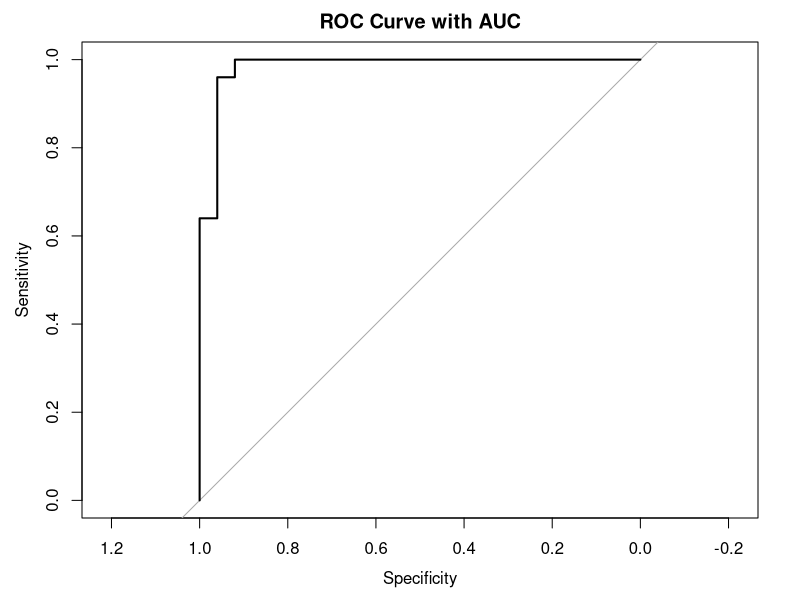

Here is the R script that generated this plot:
## ---- chunk 1
knitr::opts_chunk$set(echo = TRUE)
library(tidyverse)
library(caret)
library(pROC)
library(boot)
## ---- chunk 2
df <- read.csv("qol_states_2024.csv")
head(df)
## ---- chunk 3
median_score <- median(df$QualityOfLifeTotalScore)
df$above_median_qol <- ifelse(df$QualityOfLifeTotalScore > median_score, 1, 0)
## ---- chunk 4
predictors <- c("QualityOfLifeAffordability", "QualityOfLifeEconomy",
                "QualityOfLifeEducationAndHealth", "QualityOfLifeSafety")
formula <- as.formula(paste("above_median_qol ~", paste(predictors, collapse = " + ")))
logit_model <- glm(formula, data = df, family = binomial(link = "logit"))
summary(logit_model)
## ---- chunk 5
exp(cbind(OddsRatio = coef(logit_model), confint(logit_model)))
## ---- chunk 6
df$pred_prob <- predict(logit_model, type = "response")
roc_obj <- roc(df$above_median_qol, df$pred_prob)
auc(roc_obj)
plot(roc_obj, main = "ROC Curve with AUC")
## ---- chunk 7
coords(roc_obj, "best", ret = c("threshold", "sensitivity", "specificity"), best.method = "youden")
## ---- chunk 8
thresholds <- c(0.3, 0.5, 0.7)
for (pi0 in thresholds) {
  pred_class <- ifelse(df$pred_prob >= pi0, 1, 0)
  cat("\nThreshold =", pi0, "\n")
  print(table(Predicted = pred_class, Actual = df$above_median_qol))
}
## ---- chunk 9
loo_cv <- cv.glm(df, logit_model)
loo_cv$delta[1]  # Error rate
## ---- chunk 10
set.seed(123)
train_control <- trainControl(method = "cv", number = 5)
cv_model <- train(formula, data = df, method = "glm", family = "binomial", trControl = train_control)
max(cv_model$results$Accuracy)
## ---- chunk 11
probit_model <- glm(formula, data = df, family = binomial(link = "probit"))
AIC(logit_model)
AIC(probit_model)

# Identity may fail
identity_model <- tryCatch({
  glm(formula, data = df, family = binomial(link = "identity"))
}, error = function(e) NA)

if (!is.na(identity_model)) AIC(identity_model)
